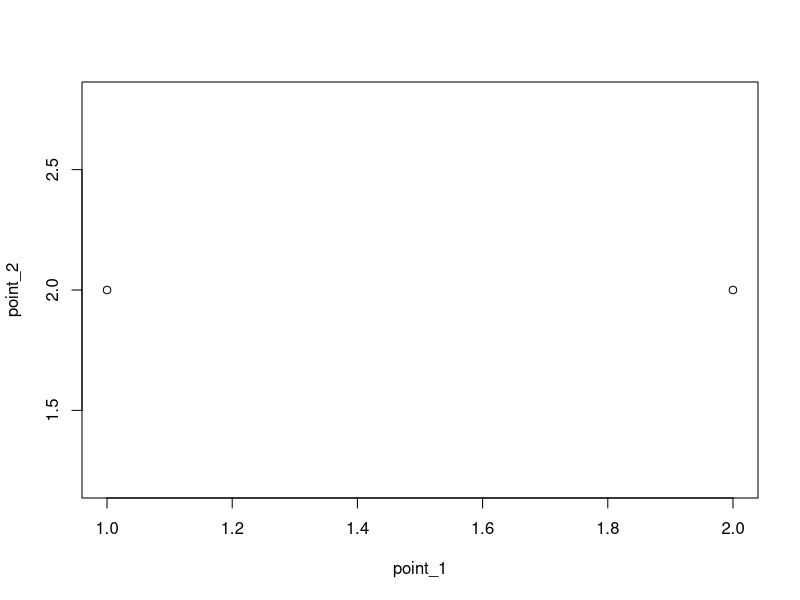
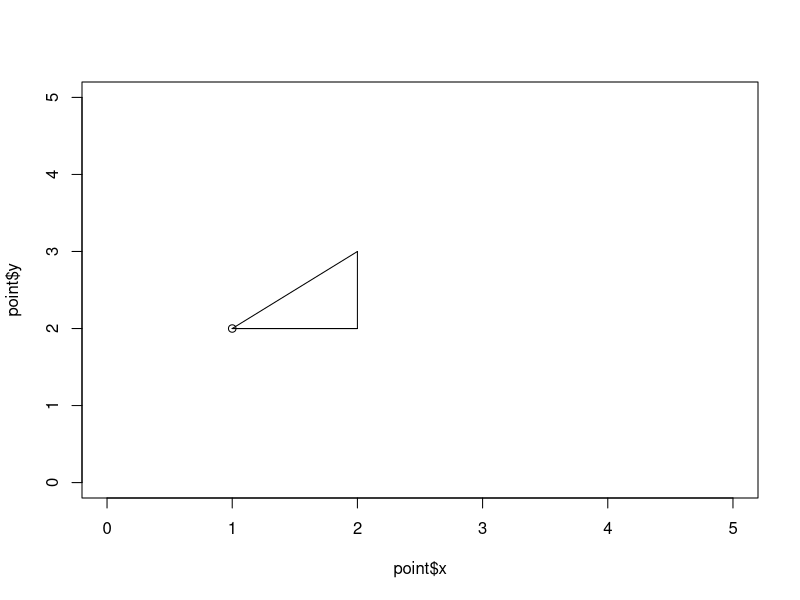
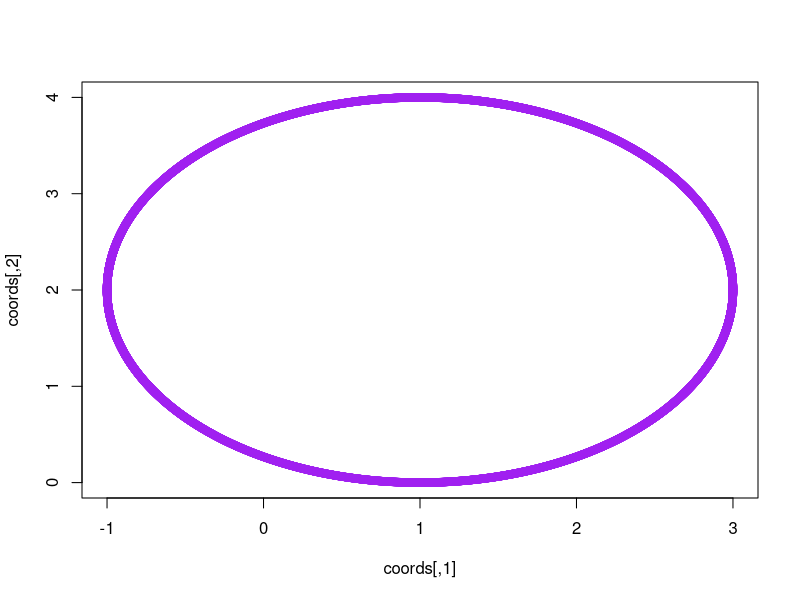

The R source for these figures, in order:
#1
#Creating instances of a class using a function
new.cat <- function(length, weight, color){
  output <- list(length=length, weight=weight, color=color)
  class(output) <- "cat"
  return(output)
}
frank <- new.cat(length=4, weight=4, color="brown")
frank

#Creating instances of a class the easy way 
furry <- list(length=20, weight=10, color="black")
class(furry) <- "cat"
kitty <- list(length=30, weight=15, color="white")
class(kitty) <- "cat"
furry
kitty
#Race Method
race <- function(first, second) {
  if(!inherits(first, "cat") | !inherits(second, "cat"))
    stop("You haven't given me two cats!")
  if(first$length > second$length) {
    print("First cat won!")
    return(first)
  }
  print("Second cat won!")
  return(second)
}

race(furry, kitty)
#Print method
print.cat <- function(x, ...){
  cat("This", x$color, "cat weighs", x$weight, "kg.")
}
print.cat(furry)
print.cat(kitty)

#2.
new.point <- function(x,y){
  output <- list(x=x, y=y)
  class(output) <- "point"
  return(output)
}
point_1 <- new.point(x=1, y=2)
point_2 <- new.point(x=2, y=2)
point_3 <- new.point(x=2, y=3)
point_4 <- new.point(x=1, y=5)

#3.
#Function to create new instances of the class "point"
distance <- function(point1,point2) {
  if(!inherits(point1, "point") | !inherits(point2, "point"))
    stop("You haven't given me two points!")
  out <- sqrt((point2$y - point1$y)^2 + (point2$x-point1$x)^2)
  return(out)
}
distance(point_1, point_2)

#4.
new.line <- function(point1, point2){
  output <- list(point1, point2)
  class(output) <- "line"
  return(output)
}
line_1 <- new.line(point_1, point_2)
line_2 <- new.line(point_3, point_4)
plot(point_1, point_2)

#5.
new.polygon <- function(points){
  output <- vector("list", length(points))
  for (i in 1:(length(points)-1)){
    output[[i]] <- new.line(points[[i]], points[[i+1]])
    print(i)
  }
  class(output) <- "polygon"
  output[[length(points)]] <- new.line(points[[length(points)]], points[[1]])
  return(output)
}
hi <- list(point_1, point_2, point_3)
polygon <- new.polygon(hi)
polygon

#6.
plot.point <- function(point){
  plot(point$x, point$y, xlim= c(0,5), ylim = c(0,5))
}
plot.point(point_1)

plot.line <- function(line){
  'if(!inherits(point1, "point") | !inherits(point2, "point")){
    stop("You havent given me two points!")
  }'
  segments(line[[1]]$x, line[[1]]$y, line[[2]]$x, line[[2]]$y)
}
plot.line(line_1)

#7.
plot.polygon <- function(polygon){
  for (i in 1:(length(polygon))){
    print(i)
    plot.line(polygon[[i]])
    print(i)
  }
}
print(polygon)
plot.polygon(polygon)  #use str() and compare.

#8.
#new.canvas <- function(point, line, circle, polygon)-wrong, because it says create an object??

#9. Creating a class of circles, not entirely sure if this is needed, but why not?
new.circle <- function(middle, radius){
  if (!inherits(middle,"point") | !inherits(radius,"line"))
    stop("Need a middle point and radius!")
  output <- list(middle,radius)
  class(output) <- "circle"
  return(output)
}
circle_1 <- new.circle(point_1, line_1)


plot.circle <- function(middle, radius){
  if (!inherits(middle,"point")){
    stop("No middle point given!")
  }
  t <- seq(0,2*pi,length=10000) 
  coords <- t(rbind(middle$x+sin(t)*radius, middle$y+cos(t)*radius)) 
  plot(coords, col = "purple") 
}
plot.circle(point_1, 2)


#10.
